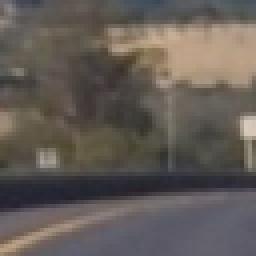
#> input picture data/non-vehicles/Extras/extra1165.png, 64 x 64 px (shown 4 times larger); its folder holds only this picture in this run
$ jupyter execute --allow-errors Car_Tracking-DESKTOP-5BO6FMP.ipynb
#> lines starting #> are read from the running program, lines starting #| are printed output that depends on the picture
# Car Tracking project by Emil Wåreus

[cell 1]
import matplotlib.pyplot as plt
import numpy as np
import pickle
import cv2
from scipy.ndimage.measurements import label
import matplotlib.image as mpimg
import time
from skimage.feature import hog

## Extract Features

[cell 2]
def get_hog_features(img, orient, pix_per_cell, cell_per_block,
                            vis=False, feature_vec=True):
        # Call with two outputs if vis==True
        if vis == True:
            features, hog_image = hog(img, orientations=orient,
                                      pixels_per_cell=(pix_per_cell, pix_per_cell),
                                      cells_per_block=(cell_per_block, cell_per_block),
                                      transform_sqrt=False,
                                      visualise=vis, feature_vector=feature_vec)
            return features, hog_image
        # Otherwise call with one output
        else:
            features = hog(img, orientations=orient,
                           pixels_per_cell=(pix_per_cell, pix_per_cell),
                           cells_per_block=(cell_per_block, cell_per_block),
                           transform_sqrt=False,
                           visualise=vis, feature_vector=feature_vec)
            return features

def bin_spatial(img, size=(32, 32)):
    color1 = cv2.resize(img[:,:,0], size).ravel()
    color2 = cv2.resize(img[:,:,1], size).ravel()
    color3 = cv2.resize(img[:,:,2], size).ravel()
    return np.hstack((color1, color2, color3))

def color_hist(img, nbins=32):    #bins_range=(0, 256)
    # Compute the histogram of the color channels separately
    channel1_hist = np.histogram(img[:,:,0], bins=nbins, range=(0, 256))
    channel2_hist = np.histogram(img[:,:,1], bins=nbins, range=(0, 256))
    channel3_hist = np.histogram(img[:,:,2], bins=nbins, range=(0, 256))
    # Concatenate the histograms into a single feature vector
    hist_features = np.concatenate((channel1_hist[0], channel2_hist[0], channel3_hist[0]))
    # Return the individual histograms, bin_centers and feature vector
    return hist_features

[cell 3]
def features_car(image, orient, pix_per_cell, cell_per_block, spatial_feat = True, hist_feat = True, hog_feat = True,
             s_size=(32, 32), nbins = 32, hog_channel = 'ALL'):
    file_features = []
    if spatial_feat == True:
        spatial_features = bin_spatial(image, size=s_size)
        file_features.append(spatial_features)

    if hist_feat == True:
        hist_features = color_hist(image, nbins=nbins)
        file_features.append(hist_features)

    if hog_feat == True:
        if hog_channel == 'ALL':
            hog_features = []
            for channel in range(image.shape[2]):

                hog_features.append(get_hog_features(image[:,:,channel],
                                        orient, pix_per_cell, cell_per_block,
                                        vis=False, feature_vec=True))
            hog_features = np.ravel(hog_features)
        else:
            feature_image = cv2.cvtColor(image, cv2.COLOR_LUV2RGB)
            feature_image = cv2.cvtColor(image, cv2.COLOR_RGB2GRAY)
            hog_features = get_hog_features(image[:,:], orient,
                            pix_per_cell, cell_per_block, vis=False, feature_vec=True)
        file_features.append(hog_features)
    return file_features

# Define a function to extract features from a list of images
def extract_features(imgs, cspace='RGB', orient=9,
                        pix_per_cell=8, cell_per_block=2, hog_channel='ALL'):
    # Create a list to append feature vectors to
    features = []
    # Iterate through the list of images
    n_imgs = len(imgs)
    i = 0
    for file in imgs:
        i = i + 1
        # Read in each one by one
        image = mpimg.imread(file)
        # apply color conversion if other than 'RGB'
        if cspace != 'RGB':
            if cspace == 'HSV':
                feature_image = cv2.cvtColor(image, cv2.COLOR_RGB2HSV)
            elif cspace == 'LUV':
                feature_image = cv2.cvtColor(image, cv2.COLOR_RGB2LUV)
            elif cspace == 'HLS':
                feature_image = cv2.cvtColor(image, cv2.COLOR_RGB2HLS)
            elif cspace == 'YUV':
                feature_image = cv2.cvtColor(image, cv2.COLOR_RGB2YUV)
            elif cspace == 'YCrCb':
                feature_image = cv2.cvtColor(image, cv2.COLOR_RGB2YCrCb)
        else: feature_image = np.copy(image)

        features_file = features_car(image = feature_image,
                                 orient = orient,
                                 pix_per_cell = pix_per_cell,
                                 cell_per_block = cell_per_block,
                                 spatial_feat = True,
                                 hist_feat = True,
                                 hog_feat = True,
                                 s_size=(32, 32),
                                 nbins = 32,
                                 hog_channel = hog_channel)


        features.append(np.concatenate(features_file))

        fliped_image=cv2.flip(feature_image,1)
        features_file = features_car(image = fliped_image,
                                 orient = orient,
                                 pix_per_cell = pix_per_cell,
                                 cell_per_block = cell_per_block,
                                 spatial_feat = True,
                                 hist_feat = True,
                                 hog_feat = True,
                                 s_size=(32, 32),
                                 nbins = 32,
                                 hog_channel = hog_channel)
        features.append(np.concatenate(features_file))
        if (i % int(n_imgs/10)) == 0:
            print(i, " of ", n_imgs, ".. ", int(100*(float(i)/n_imgs)), "%")

    # Return list of feature vectors
    return features

## Lets train a classifier!!

[cell 4]
#Load the data
import glob
cars = []
not_cars = []
for img in glob.glob('*data/non-vehicles/*/*.png'):
    not_cars.append(img)


for img in glob.glob("data/vehicles/*/*.png"):
    cars.append(img)


print("Number of cars : ", len(cars))
print("Number of none-cars : ", len(not_cars))

[cell 5]
cspace='RGB'
orient=9
pix_per_cell=8
cell_per_block=2
hog_channel='ALL'

car_features = extract_features(imgs = cars,
                                cspace=cspace,
                                orient=orient,
                                pix_per_cell=pix_per_cell,
                                cell_per_block=cell_per_block,
                                hog_channel=hog_channel)


#> (the rest of this cell did not finish here and is left out)

#> call 2 of extract_features, with cspace = 'RGB', orient = 9, pix_per_cell = 8, cell_per_block = 2, hog_channel = 'ALL'
#> in extract_features, image is the input picture: shape (64, 64, 3) float32; mean R, G, B 0.388, 0.36, 0.339
#> in bin_spatial, `color1 = cv2.resize(img[:,:,0], size).ravel()`: color1 = 1024 values, max 0.833 at index 543, min 0.136 at index 746, mean 0.388
#> in bin_spatial, `color2 = cv2.resize(img[:,:,1], size).ravel()`: color2 = 1024 values, max 0.777 at index 543, min 0.14 at index 752, mean 0.36
#> in bin_spatial, `color3 = cv2.resize(img[:,:,2], size).ravel()`: color3 = 1024 values, max 0.725 at index 511, min 0.169 at index 753, mean 0.339
#> in features_car, `spatial_features = bin_spatial(image, size=s_size)`: spatial_features = 3072 values, max 0.833 at index 543, min 0.136 at index 746, mean 0.362
#> in color_hist, `hist_features = np.concatenate((channel1_hist[0], channel2_hist[0], ch..`: hist_features = 96 values, max 4096 at index 0, min 0 at index 1, mean 128
#> after the loop in features_car, `for channel in range(image.shape[2]):`: hog_features = 3 items
#> in features_car, `hog_features = np.ravel(hog_features)`: hog_features = 5292 values, max 0.526 at index 3459, min 0 at index 17, mean 0.126
#> in extract_features (call 2), `features_file = features_car(image = feature_image, orient = orient, p..`: features_file = 3 items
#> in extract_features (call 2), `fliped_image=cv2.flip(feature_image,1)`:
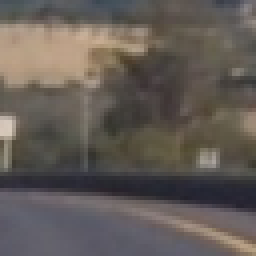
#> fliped_image: shape (64, 64, 3) float32 (shown 4 times larger); mean R, G, B 0.388, 0.36, 0.339
